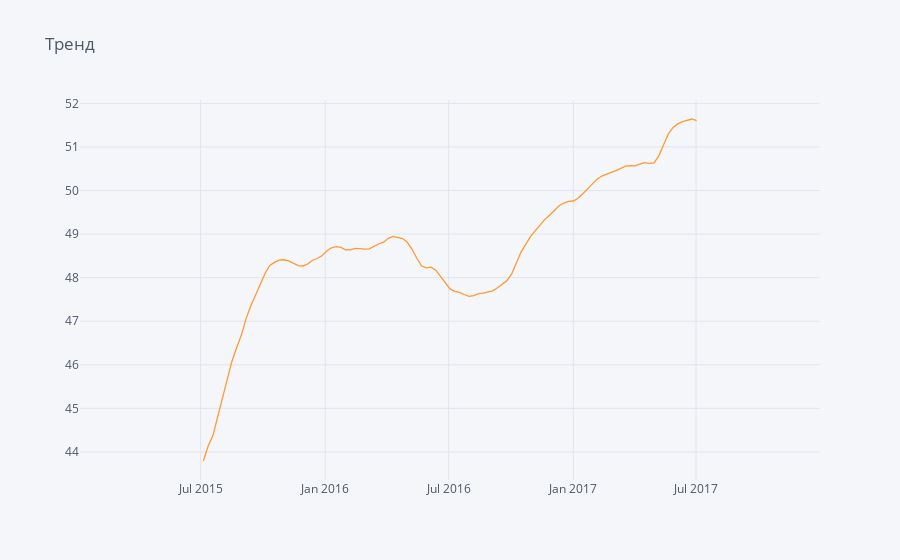

Notebook cell for this chart:
### Code cell
configure_plotly_browser_state()
trend_part.iplot(title= 'Тренд')

### Figure 1 — Plotly figure (JSON) as saved in the notebook; plotly's stock layout.template omitted (floating-point values rounded to 4 significant figures; data arrays with more than 128 entries replaced by an {"elided": "..."} marker saying what was removed)
{"data": [{"name": "Sales_size", "text": "", "mode": "lines", "y": {"elided": "157 mixed values"}, "x": {"elided": "157 str values"}, "line": {"color": "rgba(255, 153, 51, 1.0)", "dash": "solid", "shape": "linear", "width": 1.3}, "type": "scatter"}], "layout": {"title": {"text": "Тренд", "font": {"color": "#4D5663"}}, "paper_bgcolor": "#F5F6F9", "plot_bgcolor": "#F5F6F9", "yaxis": {"tickfont": {"color": "#4D5663"}, "zerolinecolor": "#E1E5ED", "title": {"text": "", "font": {"color": "#4D5663"}}, "gridcolor": "#E1E5ED", "showgrid": true}, "xaxis": {"tickfont": {"color": "#4D5663"}, "zerolinecolor": "#E1E5ED", "title": {"text": "", "font": {"color": "#4D5663"}}, "gridcolor": "#E1E5ED", "showgrid": true}, "legend": {"bgcolor": "#F5F6F9", "font": {"color": "#4D5663"}}}}
